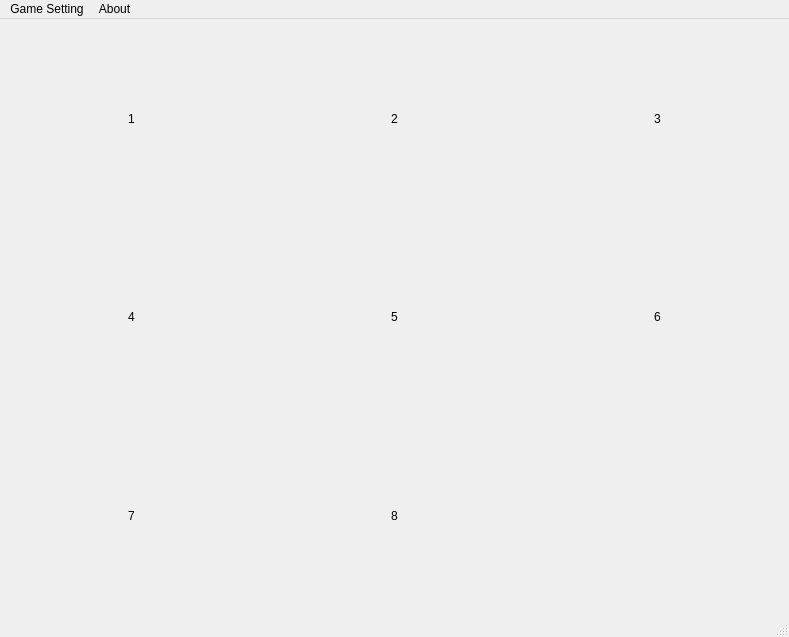
<?xml version="1.0" encoding="UTF-8"?>
<ui version="4.0">
 <class>Puzzle15</class>
 <widget class="QMainWindow" name="Puzzle15">
  <property name="geometry">
   <rect>
    <x>0</x>
    <y>0</y>
    <width>789</width>
    <height>637</height>
   </rect>
  </property>
  <property name="windowTitle">
   <string>Puzzle15</string>
  </property>
  <widget class="QWidget" name="centralWidget">
   <layout class="QVBoxLayout" name="verticalLayout">
    <property name="spacing">
     <number>0</number>
    </property>
    <property name="leftMargin">
     <number>0</number>
    </property>
    <property name="topMargin">
     <number>0</number>
    </property>
    <property name="rightMargin">
     <number>0</number>
    </property>
    <property name="bottomMargin">
     <number>0</number>
    </property>
    <item>
     <layout class="QHBoxLayout" name="line1">
      <property name="spacing">
       <number>0</number>
      </property>
      <item>
       <widget class="QPushButton" name="tile1">
        <property name="sizePolicy">
         <sizepolicy hsizetype="Expanding" vsizetype="Expanding">
          <horstretch>0</horstretch>
          <verstretch>0</verstretch>
         </sizepolicy>
        </property>
        <property name="minimumSize">
         <size>
          <width>64</width>
          <height>64</height>
         </size>
        </property>
        <property name="styleSheet">
         <string notr="true"/>
        </property>
        <property name="text">
         <string>1</string>
        </property>
        <property name="autoDefault">
         <bool>false</bool>
        </property>
        <property name="default">
         <bool>false</bool>
        </property>
        <property name="flat">
         <bool>true</bool>
        </property>
       </widget>
      </item>
      <item>
       <widget class="QPushButton" name="tile2">
        <property name="sizePolicy">
         <sizepolicy hsizetype="Expanding" vsizetype="Expanding">
          <horstretch>0</horstretch>
          <verstretch>0</verstretch>
         </sizepolicy>
        </property>
        <property name="minimumSize">
         <size>
          <width>64</width>
          <height>64</height>
         </size>
        </property>
        <property name="text">
         <string>2</string>
        </property>
        <property name="flat">
         <bool>true</bool>
        </property>
       </widget>
      </item>
      <item>
       <widget class="QPushButton" name="tile3">
        <property name="sizePolicy">
         <sizepolicy hsizetype="Expanding" vsizetype="Expanding">
          <horstretch>0</horstretch>
          <verstretch>0</verstretch>
         </sizepolicy>
        </property>
        <property name="minimumSize">
         <size>
          <width>64</width>
          <height>64</height>
         </size>
        </property>
        <property name="text">
         <string>3</string>
        </property>
        <property name="flat">
         <bool>true</bool>
        </property>
       </widget>
      </item>
     </layout>
    </item>
    <item>
     <layout class="QHBoxLayout" name="line2">
      <property name="spacing">
       <number>0</number>
      </property>
      <item>
       <widget class="QPushButton" name="tile4">
        <property name="sizePolicy">
         <sizepolicy hsizetype="Expanding" vsizetype="Expanding">
          <horstretch>0</horstretch>
          <verstretch>0</verstretch>
         </sizepolicy>
        </property>
        <property name="minimumSize">
         <size>
          <width>64</width>
          <height>64</height>
         </size>
        </property>
        <property name="text">
         <string>4</string>
        </property>
        <property name="flat">
         <bool>true</bool>
        </property>
       </widget>
      </item>
      <item>
       <widget class="QPushButton" name="tile5">
        <property name="sizePolicy">
         <sizepolicy hsizetype="Expanding" vsizetype="Expanding">
          <horstretch>0</horstretch>
          <verstretch>0</verstretch>
         </sizepolicy>
        </property>
        <property name="minimumSize">
         <size>
          <width>64</width>
          <height>64</height>
         </size>
        </property>
        <property name="text">
         <string>5</string>
        </property>
        <property name="flat">
         <bool>true</bool>
        </property>
       </widget>
      </item>
      <item>
       <widget class="QPushButton" name="tile6">
        <property name="sizePolicy">
         <sizepolicy hsizetype="Expanding" vsizetype="Expanding">
          <horstretch>0</horstretch>
          <verstretch>0</verstretch>
         </sizepolicy>
        </property>
        <property name="minimumSize">
         <size>
          <width>64</width>
          <height>64</height>
         </size>
        </property>
        <property name="text">
         <string>6</string>
        </property>
        <property name="flat">
         <bool>true</bool>
        </property>
       </widget>
      </item>
     </layout>
    </item>
    <item>
     <layout class="QHBoxLayout" name="line3">
      <property name="spacing">
       <number>0</number>
      </property>
      <item>
       <widget class="QPushButton" name="tile7">
        <property name="sizePolicy">
         <sizepolicy hsizetype="Expanding" vsizetype="Expanding">
          <horstretch>0</horstretch>
          <verstretch>0</verstretch>
         </sizepolicy>
        </property>
        <property name="minimumSize">
         <size>
          <width>64</width>
          <height>64</height>
         </size>
        </property>
        <property name="text">
         <string>7</string>
        </property>
        <property name="flat">
         <bool>true</bool>
        </property>
       </widget>
      </item>
      <item>
       <widget class="QPushButton" name="tile8">
        <property name="sizePolicy">
         <sizepolicy hsizetype="Expanding" vsizetype="Expanding">
          <horstretch>0</horstretch>
          <verstretch>0</verstretch>
         </sizepolicy>
        </property>
        <property name="minimumSize">
         <size>
          <width>64</width>
          <height>64</height>
         </size>
        </property>
        <property name="text">
         <string>8</string>
        </property>
        <property name="flat">
         <bool>true</bool>
        </property>
       </widget>
      </item>
      <item>
       <widget class="QPushButton" name="tile9">
        <property name="enabled">
         <bool>false</bool>
        </property>
        <property name="sizePolicy">
         <sizepolicy hsizetype="Expanding" vsizetype="Expanding">
          <horstretch>0</horstretch>
          <verstretch>0</verstretch>
         </sizepolicy>
        </property>
        <property name="minimumSize">
         <size>
          <width>64</width>
          <height>64</height>
         </size>
        </property>
        <property name="text">
         <string/>
        </property>
        <property name="flat">
         <bool>true</bool>
        </property>
       </widget>
      </item>
     </layout>
    </item>
   </layout>
  </widget>
  <widget class="QStatusBar" name="statusBar"/>
  <widget class="QMenuBar" name="menuBar">
   <property name="geometry">
    <rect>
     <x>0</x>
     <y>0</y>
     <width>789</width>
     <height>26</height>
    </rect>
   </property>
   <widget class="QMenu" name="menuArquivo">
    <property name="title">
     <string>Game Setting</string>
    </property>
    <addaction name="actionNovo"/>
    <addaction name="actionSair"/>
   </widget>
   <widget class="QMenu" name="menuAjuda">
    <property name="title">
     <string>About</string>
    </property>
    <addaction name="actionSobre"/>
   </widget>
   <addaction name="menuArquivo"/>
   <addaction name="menuAjuda"/>
  </widget>
  <action name="actionNovo">
   <property name="text">
    <string>Reset Game</string>
   </property>
  </action>
  <action name="actionSair">
   <property name="text">
    <string>Exit</string>
   </property>
  </action>
  <action name="actionSobre">
   <property name="text">
    <string>Details</string>
   </property>
  </action>
 </widget>
 <layoutdefault spacing="6" margin="11"/>
 <resources/>
 <connections/>
</ui>
